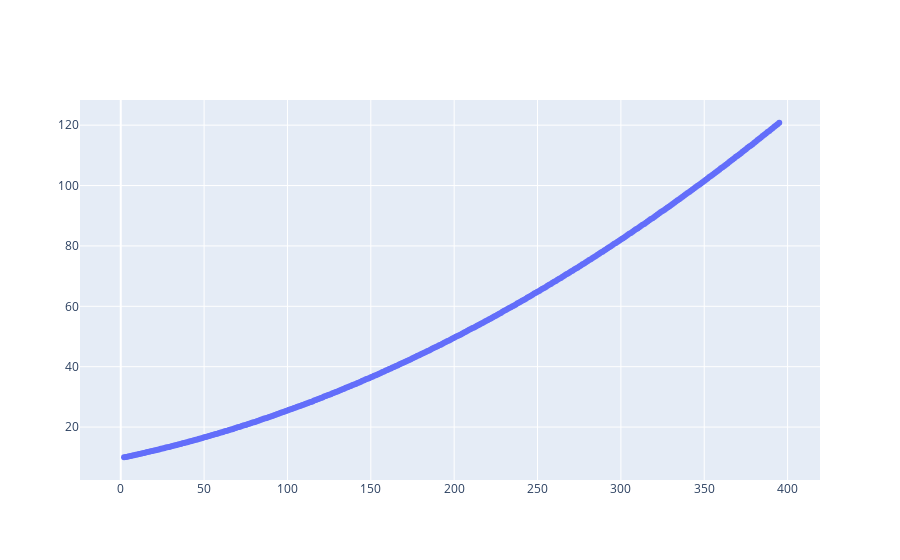

Source (notebook cell):
### Code cell
fig = go.Figure()
fig.add_trace(go.Scatter(
    y=fl,
    mode='lines+markers',
    name='Original Plot'
))

### Figure 1 — Plotly figure (JSON) as saved in the notebook; plotly's stock layout.template omitted (floating-point values rounded to 4 significant figures; data arrays with more than 128 entries replaced by an {"elided": "..."} marker saying what was removed)
{"data": [{"mode": "lines+markers", "name": "Original Plot", "type": "scatter", "y": {"elided": "396 mixed values"}}], "layout": {}}
